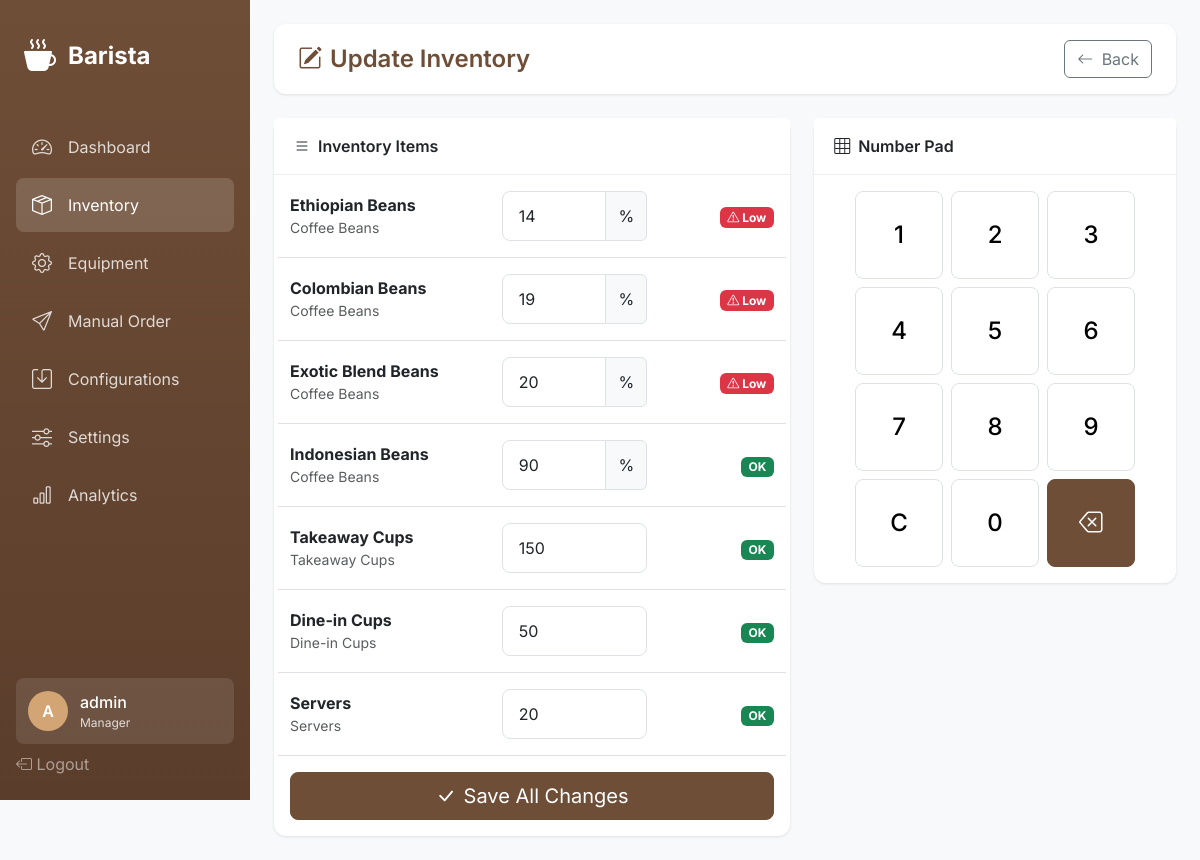
Screenshot of /inventory/update/ (signed in) with the database file from the repository.
### barista_app/models.py (models this page shows, shortened)
class UserProfile(AbstractUser):
    ROLE_CHOICES = [
        ('barista', 'Barista'),
        ('technician', 'Technician'),
        ('supervisor', 'Supervisor'),
        ('manager', 'Manager'),
    ]
    role = models.CharField(max_length=20, choices=ROLE_CHOICES, default='barista')
    last_activity = models.DateTimeField(null=True, blank=True)
    class Meta:
        db_table = 'user_profiles'

class Inventory(models.Model):
    ITEM_TYPES = [
        ('bean', 'Coffee Beans'),
        ('cup_takeaway', 'Takeaway Cups'),
        ('cup_dinein', 'Dine-in Cups'),
        ('server', 'Servers'),
    ]
    item_type = models.CharField(max_length=20, choices=ITEM_TYPES)
    name = models.CharField(max_length=100)
    current_level = models.FloatField(
        default=100.0,
        validators=[MinValueValidator(0), MaxValueValidator(100)],
        help_text="Current level as percentage (0-100)"
    )
    current_count = models.IntegerField(
        default=0,
        validators=[MinValueValidator(0)],
        help_text="Current count for cups/servers"
    )
    warning_threshold = models.FloatField(
        default=20.0,
        validators=[MinValueValidator(0), MaxValueValidator(100)],
        help_text="Warning threshold percentage"
    )
    coffee_type = models.ForeignKey(
        CoffeeType,
        on_delete=models.SET_NULL,
        null=True,
        blank=True,
        related_name='inventory_items'
    )
    updated_at = models.DateTimeField(auto_now=True)
    class Meta:
        db_table = 'inventory'
        verbose_name_plural = 'Inventory items'
    @property
    def is_warning(self):
        return self.current_level <= self.warning_threshold

### barista_app/views.py (the view)
# urls.py: path('inventory/update/', views.inventory_update, name='inventory-update'),
@login_required
def inventory_update(request):
    inventory_items = Inventory.objects.all()
    return render(request, 'barista/inventory/update.html', {
        'inventory_items': inventory_items,
    })

### barista_app/templates/barista/inventory/update.html (shortened to what this page needs)
{% extends 'barista/base.html' %}
{% block content %}
<div class="top-bar">
    <h1 class="page-title">
        <i class="bi bi-pencil-square me-2"></i>Update Inventory
    </h1>
    <a href="{% url 'inventory-dashboard' %}" class="btn btn-outline-secondary">
        <i class="bi bi-arrow-left me-1"></i> Back
    </a>
</div>
<div class="row">
    <div class="col-lg-7">
        <div class="card">
            <div class="card-header">
                <i class="bi bi-list me-2"></i>Inventory Items
            </div>
            <div class="card-body">
                <form id="inventory-form">
                    {% for item in inventory_items %}
                    <div class="row align-items-center mb-3 pb-3 border-bottom" data-item-id="{{ item.id }}">
                        <div class="col-md-5">
                            <label class="form-label mb-0">
                                <strong>{{ item.name }}</strong>
                                <small class="text-muted d-block">{{ item.get_item_type_display }}</small>
                            </label>
                        </div>
                        <div class="col-md-4">
                            {% if item.item_type == 'bean' %}
                            <div class="input-group">
                                <input type="number" class="form-control inventory-input"
                                       id="level-{{ item.id }}" value="{{ item.current_level|floatformat:0 }}"
                                       min="0" max="100" step="1" onfocus="setActiveInput(this)">
                                <span class="input-group-text">%</span>
                            </div>
                            {% else %}
                            <input type="number" class="form-control inventory-input"
                                   id="count-{{ item.id }}" value="{{ item.current_count }}"
                                   min="0" step="1" onfocus="setActiveInput(this)">
                            {% endif %}
                        </div>
                        <div class="col-md-3 text-end">
                            {% if item.is_warning %}
                            <span class="badge bg-danger">
                                <i class="bi bi-exclamation-triangle"></i> Low
                            </span>
                            {% else %}
                            <span class="badge bg-success">OK</span>
                            {% endif %}
                        </div>
                    </div>
                    {% empty %}
                    <div class="text-center text-muted py-4">
                        No inventory items to update.
                    </div>
                    {% endfor %}
                    {% if inventory_items %}
                    <div class="d-grid">
                        <button type="submit" class="btn btn-primary btn-lg">
                            <i class="bi bi-check-lg me-2"></i>Save All Changes
                        </button>
                    </div>
                    {% endif %}
                </form>
            </div>
        </div>
    </div>
    <div class="col-lg-5">
        <div class="card sticky-top" style="top: 1.5rem;">
            <div class="card-header">
                <i class="bi bi-grid-3x3 me-2"></i>Number Pad
            </div>
            <div class="card-body">
                <div class="keypad mx-auto">
                    <button type="button" class="keypad-btn" data-value="1">1</button>
                    <button type="button" class="keypad-btn" data-value="2">2</button>
                    <button type="button" class="keypad-btn" data-value="3">3</button>
                    <button type="button" class="keypad-btn" data-value="4">4</button>
                    <button type="button" class="keypad-btn" data-value="5">5</button>
                    <button type="button" class="keypad-btn" data-value="6">6</button>
                    <button type="button" class="keypad-btn" data-value="7">7</button>
                    <button type="button" class="keypad-btn" data-value="8">8</button>
                    <button type="button" class="keypad-btn" data-value="9">9</button>
                    <button type="button" class="keypad-btn" data-value="clear">C</button>
                    <button type="button" class="keypad-btn" data-value="0">0</button>
                    <button type="button" class="keypad-btn action" data-value="backspace">
                        <i class="bi bi-backspace"></i>
                    </button>
                </div>
            </div>
        </div>
    </div>
</div>
{% endblock %}

### barista_app/templates/barista/base.html (shortened to what this page needs)
{% load static %}
<!DOCTYPE html>
<html lang="en" data-bs-theme="light">
<head>
    <link href="https://cdn.jsdelivr.net/npm/bootstrap@5.3.2/dist/css/bootstrap.min.css" rel="stylesheet">
    <link href="https://cdn.jsdelivr.net/npm/bootstrap-icons@1.11.1/font/bootstrap-icons.css" rel="stylesheet">
</head>
<body>
    {% if user.is_authenticated %}
    <nav class="sidebar">
        <a href="{% url 'dashboard' %}" class="sidebar-brand">
            <i class="bi bi-cup-hot-fill"></i>
            <span>Barista</span>
        </a>
        <ul class="sidebar-nav">
            <li class="nav-item">
                <a href="{% url 'dashboard' %}" class="nav-link {% if request.resolver_match.url_name == 'dashboard' %}active{% endif %}">
                    <i class="bi bi-speedometer2"></i>
                    <span>Dashboard</span>
                </a>
            </li>
            <li class="nav-item">
                <a href="{% url 'inventory-dashboard' %}" class="nav-link {% if 'inventory' in request.path %}active{% endif %}">
                    <i class="bi bi-box-seam"></i>
                    <span>Inventory</span>
                </a>
            </li>
            <li class="nav-item">
                <a href="{% url 'equipment-overview' %}" class="nav-link {% if 'equipment' in request.path %}active{% endif %}">
                    <i class="bi bi-gear"></i>
                    <span>Equipment</span>
                </a>
            </li>
            <li class="nav-item">
                <a href="{% url 'manual-order' %}" class="nav-link {% if request.resolver_match.url_name == 'manual-order' %}active{% endif %}">
                    <i class="bi bi-send"></i>
                    <span>Manual Order</span>
                </a>
            </li>
            <li class="nav-item">
                <a href="{% url 'configurations-list' %}" class="nav-link {% if 'configurations' in request.path %}active{% endif %}">
                    <i class="bi bi-save"></i>
                    <span>Configurations</span>
                </a>
            </li>
            <li class="nav-item">
                <a href="{% url 'settings-display' %}" class="nav-link {% if 'settings' in request.path %}active{% endif %}">
                    <i class="bi bi-sliders"></i>
                    <span>Settings</span>
                </a>
            </li>
            <li class="nav-item">
                <a href="{% url 'analytics-overview' %}" class="nav-link {% if 'analytics' in request.path %}active{% endif %}">
                    <i class="bi bi-bar-chart"></i>
                    <span>Analytics</span>
                </a>
            </li>
        </ul>
        <div class="sidebar-footer">
            <div class="user-info">
                <div class="user-avatar">
                    {{ user.username|slice:":1"|upper }}
                </div>
                <div class="user-details">
                    <div class="user-name">{{ user.username }}</div>
                    <div class="user-role">{{ user.get_role_display }}</div>
                </div>
            </div>
            <a href="{% url 'logout' %}" class="nav-link text-white-50">
                <i class="bi bi-box-arrow-left"></i>
                <span>Logout</span>
            </a>
        </div>
    </nav>
    {% endif %}
    <main class="main-content {% if not user.is_authenticated %}ms-0{% endif %}">
        {% block content %}{% endblock %}
    </main>
</body>
</html>

### barista_app/templates/barista/base.html (style rules this page uses)
:root { --sidebar-width: 250px; --primary-color: #6f4e37; --secondary-color: #c4a484; --accent-color: #d4a574; }
* { font-family: 'Inter', sans-serif; }
body { background-color: #f8f9fa; min-height: 100vh; }
.sidebar { position: fixed; top: 0; left: 0; height: 100vh; width: var(--sidebar-width); background: linear-gradient(180deg, var(--primary-color) 0%, #5a3d2b 100%); padding: 1.5rem 1rem; z-index: 1000; transition: transform 0.3s ease; }
.sidebar-brand { color: white; font-size: 1.5rem; font-weight: 700; text-decoration: none; display: flex; align-items: center; gap: 0.75rem; padding: 0.5rem; margin-bottom: 2rem; }
.sidebar-brand i { font-size: 2rem; }
.sidebar-nav { list-style: none; padding: 0; margin: 0; }
.sidebar-nav .nav-item { margin-bottom: 0.25rem; }
.sidebar-nav .nav-link { color: rgba(255, 255, 255, 0.8); padding: 0.75rem 1rem; border-radius: 0.5rem; display: flex; align-items: center; gap: 0.75rem; text-decoration: none; transition: all 0.2s; }
.sidebar-nav .nav-link:hover, .sidebar-nav .nav-link.active { background: rgba(255, 255, 255, 0.15); color: white; }
.sidebar-nav .nav-link i { font-size: 1.25rem; width: 1.5rem; }
.sidebar-footer { position: absolute; bottom: 1.5rem; left: 1rem; right: 1rem; }
.user-info { background: rgba(255, 255, 255, 0.1); border-radius: 0.5rem; padding: 0.75rem; color: white; display: flex; align-items: center; gap: 0.75rem; margin-bottom: 0.5rem; }
.user-avatar { width: 40px; height: 40px; border-radius: 50%; background: var(--accent-color); display: flex; align-items: center; justify-content: center; font-weight: 600; }
.user-details { flex: 1; overflow: hidden; }
.user-name { font-weight: 500; white-space: nowrap; overflow: hidden; text-overflow: ellipsis; }
.user-role { font-size: 0.75rem; opacity: 0.8; }
.main-content { margin-left: var(--sidebar-width); padding: 1.5rem; min-height: 100vh; }
.top-bar { background: white; border-radius: 0.75rem; padding: 1rem 1.5rem; margin-bottom: 1.5rem; display: flex; justify-content: space-between; align-items: center; box-shadow: 0 1px 3px rgba(0,0,0,0.1); }
.page-title { font-size: 1.5rem; font-weight: 600; color: var(--primary-color); margin: 0; }
.card { border: none; border-radius: 0.75rem; box-shadow: 0 1px 3px rgba(0,0,0,0.1); }
.card-header { background: white; border-bottom: 1px solid #eee; font-weight: 600; padding: 1rem 1.25rem; }
.form-control, .form-select { border-radius: 0.5rem; padding: 0.75rem 1rem; border: 1px solid #dee2e6; }
.btn-primary { background: var(--primary-color); border-color: var(--primary-color); }
.keypad { display: grid; grid-template-columns: repeat(3, 1fr); gap: 0.5rem; max-width: 280px; }
.keypad-btn { aspect-ratio: 1; font-size: 1.5rem; font-weight: 500; border: 1px solid #dee2e6; background: white; border-radius: 0.5rem; transition: all 0.2s; }
.keypad-btn.action { background: var(--primary-color); color: white; border-color: var(--primary-color); }

### rows the page displays
UserProfile: username "A", username "admin", role "Manager"
Inventory: name "Ethiopian Beans", item_type "Coffee Beans", current_level "14", warning_threshold "Low"
Inventory: name "Colombian Beans", item_type "Coffee Beans", current_level "19", warning_threshold "Low"
Inventory: name "Exotic Blend Beans", item_type "Coffee Beans", current_level "20", warning_threshold "Low"
Inventory: name "Indonesian Beans", item_type "Coffee Beans", current_level "90", warning_threshold "OK"
Inventory: name "Takeaway Cups", item_type "Takeaway Cups", current_count "150", current_level "OK"
Inventory: name "Dine-in Cups", item_type "Dine-in Cups", current_count "50", current_level "OK"
Inventory: name "Servers", item_type "Servers", current_count "20", current_level "OK"
